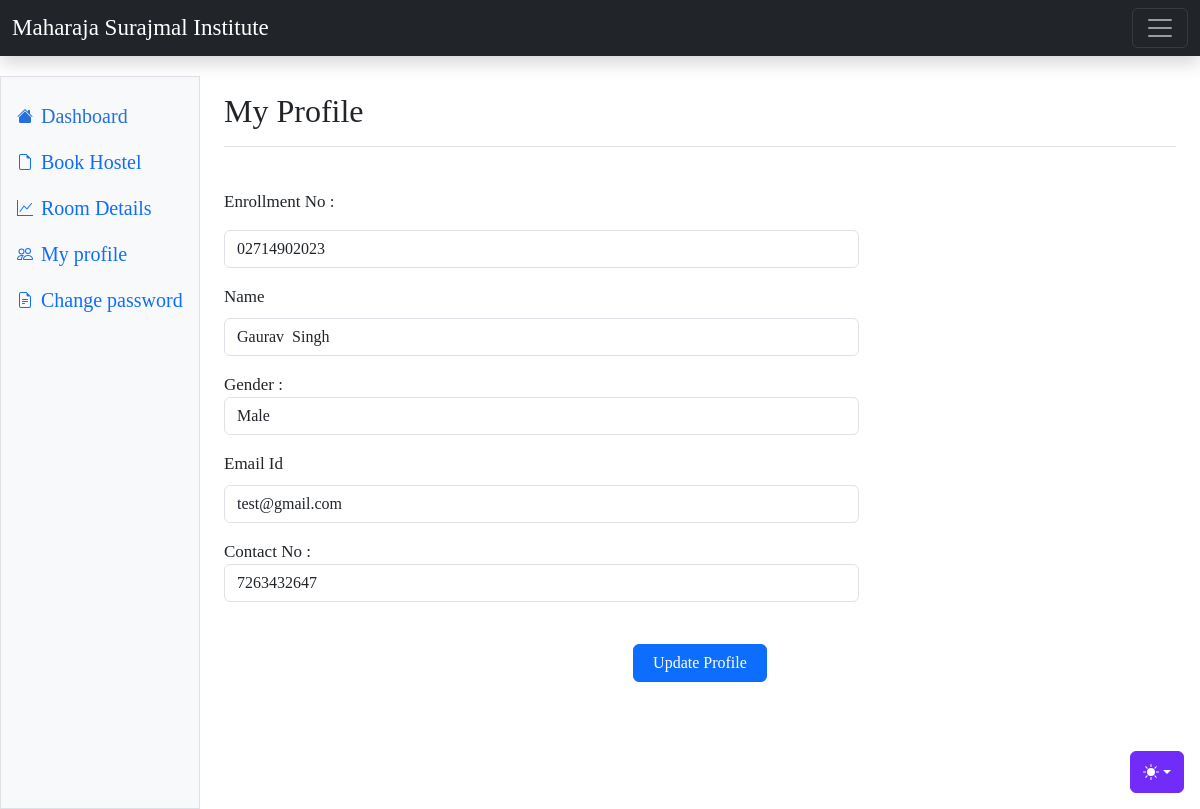
Screenshot of /hostel/my-profile.php (signed in) with the database file from the repository.
### tables this page shows
CREATE TABLE `userregistration` (
  `id` int(11) NOT NULL,
  `rollno` varchar(255) DEFAULT NULL,
  `name` varchar(255) DEFAULT NULL,
  `gender` varchar(255) DEFAULT NULL,
  `contactNo` bigint(20) DEFAULT NULL,
  `email` varchar(255) DEFAULT NULL,
  `password` varchar(255) DEFAULT NULL,
  `regDate` timestamp NULL DEFAULT CURRENT_TIMESTAMP,
  `updationDate` varchar(45) DEFAULT NULL,
  `passUdateDate` varchar(45) DEFAULT NULL
);

### hostel/my-profile.php (the view, shortened to what this page needs)
<!DOCTYPE html>
<html lang="en" data-bs-theme="auto">
<head>
    <head>
        <link rel="stylesheet" href="https://cdn.jsdelivr.net/npm/@docsearch/css@3">
        <link href="../assets/dist/css/bootstrap.min.css" rel="stylesheet">
        <link href="https://cdn.jsdelivr.net/npm/bootstrap-icons@1.10.5/font/bootstrap-icons.min.css" rel="stylesheet">
        <link href="css/sign-in.css" rel="stylesheet">
        <link href="css/dashboard.css" rel="stylesheet">
    </head>
<body style="font-family: 'Times New Roman', Times, serif; ">
    <?php include('includes/navbar-dashboard.php'); ?>
    <main class="col-md-9 ms-sm-auto col-lg-10 px-md-4">
        <div class="d-flex justify-content-between flex-wrap flex-md-nowrap align-items-center pt-3 pb-2 mb-3 border-bottom">
            <h1 class="h2">My Profile</h1>
        </div>
        <?php
        $aid = $_SESSION['id'];
        $ret = "select * from userregistration where id=?";
        $stmt = $mysqli->prepare($ret);
        $stmt->bind_param('i', $aid);
        $stmt->execute();
        $res = $stmt->get_result();
        while ($row = $res->fetch_object()) {
        ?><br>
            <form method="post" action="" name="registration" class="form-horizontal" onSubmit="return valid();">
                <div class="form-group mb-3">
                    <label class="col-sm-2 mb-3 control-label"> Enrollment No : </label>
                    <div class="col-sm-8">
                        <input type="text" name="rollno" id="rollno" class="form-control" required="required" value="<?php echo $row->rollno; ?>" readonly="true">
                    </div>
                </div>
                <div class="form-group mb-3">
                    <label for="name" class="form-label">Name</label>
                    <div class="col-sm-8">
                        <input type="text" name="name" id="name" class="form-control" value="<?php echo $row->name; ?>" required="required">
                    </div>
                </div>
                <div class="form-group mb-3">
                    <label class="col-sm-2 control-label">Gender : </label>
                    <div class="col-sm-8 mb-3">
                        <select name="gender" class="form-control" required="required">
                            <option value="<?php echo $row->gender; ?>"><?php echo $row->gender; ?></option>
                        </select>
                    </div>
                </div>
                <div class="form-group mb-3">
                    <label for="email" class="form-label">Email Id</label>
                    <div class="col-sm-8 mb-3">
                        <input type="email" name="email" id="email" class="form-control" value="<?php echo $row->email; ?>" readonly>
                    </div>
                </div>
                <div class="form-group mb-3">
                    <label class="col-sm-2 control-label">Contact No : </label>
                    <div class="col-sm-8 mb-3">
                        <input type="text" name="contactno" id="contactno" class="form-control" maxlength="10" value="<?php echo $row->contactNo; ?>" required="required">
                    </div>
                </div><br>
                <div class="col-12">
                    <center><button class="btn btn-primary" type="submit" name="update" style="width: 14%;">Update Profile</button></center><br /><br />
                </div>
            </form>
        <?php
        }
        ?>
        <?php include('includes/theme.php'); ?>
        <br />
    </main>
</body>
</html>

### hostel/css/sign-in.css (style rules this page uses)
html, body { height: 100%; }

### hostel/css/navbars-offcanvas.css (style rules this page uses)
body { padding-bottom: 20px; }

### hostel/my-profile.php (style rules this page uses)
body { font-family: 'Times New Roman', Times, serif; }

### rows the page displays
userregistration: rollno "02714902023", name "Gaurav Singh", gender "Male", email "test@gmail.com", contactno "7263432647"
